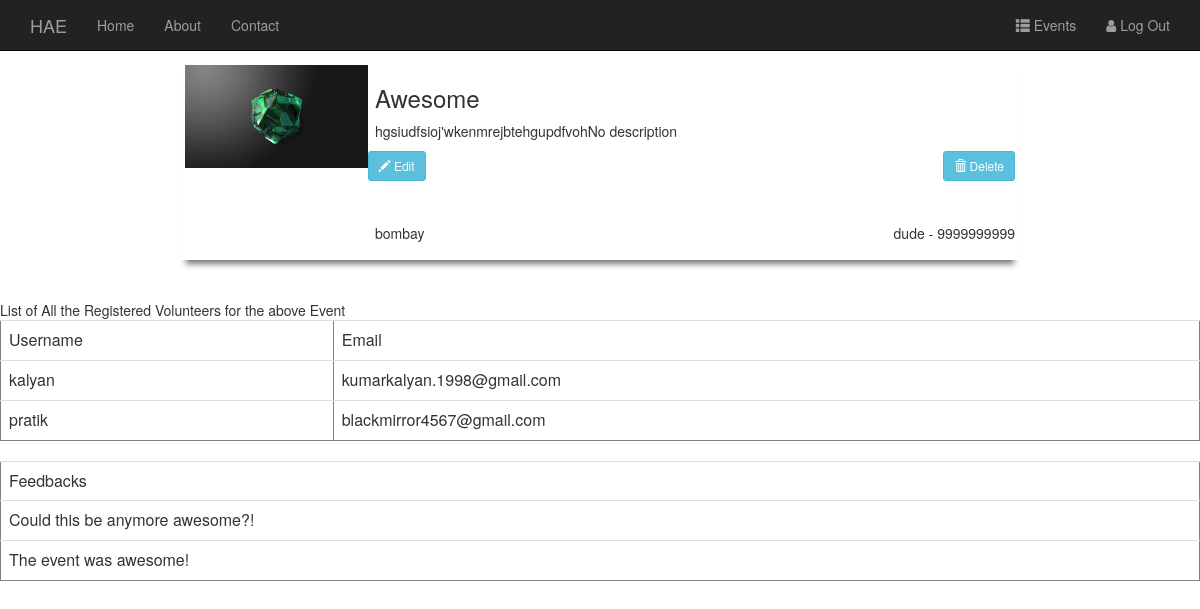
The app's page /ngo/profile/3/ with its own data.
### Ngo/models.py (models this page shows, shortened)
class Event(models.Model):
    user = models.ForeignKey(User, on_delete=models.CASCADE)
    image = models.FileField(upload_to='media/', null=True, blank=True)
    title = models.CharField(max_length=50)
    description = models.TextField(max_length=1000, default='No description')
    place = models.CharField(max_length=50, default='Raipur')
    contact = models.IntegerField(max_length=10)
    users = models.CharField(max_length=1000, blank=True)
    fro = models.DateField(default=date.today, blank=True)
    to = models.DateField(default=date.today, blank=True)

### Volunteer/models.py (models this page shows)
class Feedback(models.Model):
    event = models.ForeignKey(Event, on_delete=models.CASCADE)
    review = models.TextField(max_length = 250)

### Ngo/views.py (the view)
# urls.py: url(r'^profile/(?P<event_id>[0-9]+)/$', event_full, name='event-full'),
def event_full(request, event_id):
    template_name = 'event_full.html'
    event = Event.objects.get(id=int(event_id))
    feedback = Feedback.objects.filter(event=int(event_id))
    list_users = event.users.split('&')
    list_users = list_users[:-1]
    regd_users = User.objects.filter(id__in=list_users)
    return render(request, template_name, {'regd_users': regd_users,
                                           'event': event,
                                           'feedback': feedback})

### Ngo/templates/event_full.html (shortened to what this page needs)
<link rel="stylesheet" href="https://maxcdn.bootstrapcdn.com/bootstrap/3.3.7/css/bootstrap.min.css">
<nav class="navbar navbar-inverse navbar-fixed-top">
  <div class="container">
    <div class="navbar-header">
      <a class="navbar-brand" href="">HAE</a>
    </div>
    <div class="collapse navbar-collapse" id="bs-example-navbar-collapse-1">
      <ul class="nav navbar-nav">
        <li class=""><a href="{% url 'home' %}">Home</a></li>
        <li><a href="">About</a></li>
        <li><a href="">Contact</a></li>
        </ul>
      <ul class="nav navbar-nav navbar-right">
          <li><a href="{% url 'Ngo:ngopro' %}"><i class="glyphicon glyphicon-th-list" aria-hidden="true"></i>
        Events</a></li>
          <li><a href="{% url 'logout' %}"><i class="fa fa-user" aria-hidden="true"></i>
        Log Out</a></li>
      </ul>
    </div>
  </div>
</nav>
<div class="box effect1">
    <div class="img">
        <img src="{{ event.image.url }}" alt="oh no" class="img-responsive">
    </div>
    <h3 style="padding-left: 190px">{{ event.title }}</h3>
    <p style="padding-left: 190px">{{ event.description }}</p>
    <a href="{% url 'Ngo:event-update' event.id %}" class="btn btn-info btn-sm">
          <span class="glyphicon glyphicon-pencil"></span> Edit
    </a>
    <a id="oh" href="{% url 'Ngo:event-delete' event.id %}" class="btn btn-info btn-sm">
          <span class="glyphicon glyphicon-trash"></span> Delete
    </a>
    <div class="bottom" style="padding-left: 190px">
     <h5 style="float: left">{{ event.place }}</h5>
    <h5 style="float: right">{{ event.user }} - {{ event.contact }}</h5>
    </div>
</div>
List of All the Registered Volunteers for the above Event
<link rel="stylesheet" href="https://maxcdn.bootstrapcdn.com/bootstrap/3.3.7/css/bootstrap.min.css">
<link rel="stylesheet" href="http://maxcdn.bootstrapcdn.com/font-awesome/4.4.0/css/font-awesome.min.css">
<table border="1" class="table">
		<tr>
			<td scope="col">Username</td>
			<td scope="col">Email</td>
		</tr>
        {% for user in regd_users %}
		<tr>
			<td>{{ user.username }}</td>
			<td>{{ user.email }}</td>
        </tr>
        {% endfor %}
</table>
<table border="1" class="table">
		<tr>
			<td scope="col">Feedbacks</td>
		</tr>
        {% for review in feedback %}
		<tr>
			<td>{{ review.review }}</td>
    </tr>
        {% endfor %}
</table>

### Ngo/templates/event_full.html (style rules this page uses)
.box { width:70%; height:200px; background:#FFF; margin:40px auto; padding: 5px; }
.effect1 { -webkit-box-shadow: 0 10px 6px -6px #777; -moz-box-shadow: 0 10px 6px -6px #777; box-shadow: 0 10px 6px -6px #777; }
.img { width: 55%; size: 80px; }
img { float: left; width: 40%; }
.bottom { padding-top: 35px; }
#oh { float: right; }

### records on screen
Event: image (picture), title "Awesome", description "hgsiudfsioj'wkenmrejbtehgupdfvohNo description", place "bombay", user "dude", contact "9999999999"
Feedback: review "Could this be anymore awesome?!"
Feedback: review "The event was awesome!"

### other values on screen
{{ user.username }} "kalyan"
{{ user.email }} "kumarkalyan.1998@gmail.com"
{{ user.username }} "pratik"
{{ user.email }} "blackmirror4567@gmail.com"
